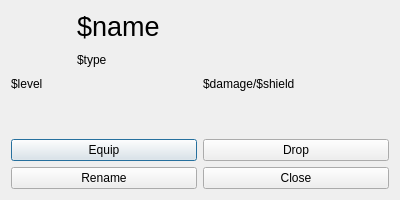
<?xml version="1.0" encoding="UTF-8"?>
<ui version="4.0">
 <class>InventoryItem</class>
 <widget class="QDialog" name="InventoryItem">
  <property name="geometry">
   <rect>
    <x>0</x>
    <y>0</y>
    <width>400</width>
    <height>200</height>
   </rect>
  </property>
  <property name="windowTitle">
   <string>Dialog</string>
  </property>
  <property name="windowIcon">
   <iconset resource="image.qrc">
    <normaloff>:/icons/images/icon.png</normaloff>:/icons/images/icon.png</iconset>
  </property>
  <layout class="QGridLayout" name="gridLayout">
   <item row="0" column="0">
    <layout class="QVBoxLayout" name="verticalLayout">
     <item>
      <layout class="QHBoxLayout" name="horizontalLayout_4">
       <item>
        <widget class="QLabel" name="isEquipped">
         <property name="sizePolicy">
          <sizepolicy hsizetype="Preferred" vsizetype="Preferred">
           <horstretch>0</horstretch>
           <verstretch>0</verstretch>
          </sizepolicy>
         </property>
         <property name="minimumSize">
          <size>
           <width>60</width>
           <height>60</height>
          </size>
         </property>
         <property name="maximumSize">
          <size>
           <width>60</width>
           <height>60</height>
          </size>
         </property>
         <property name="text">
          <string/>
         </property>
         <property name="pixmap">
          <pixmap resource="image.qrc">:/icons/images/tick.png</pixmap>
         </property>
         <property name="scaledContents">
          <bool>true</bool>
         </property>
        </widget>
       </item>
       <item>
        <layout class="QVBoxLayout" name="verticalLayout_3">
         <item>
          <widget class="QLabel" name="nameLabel">
           <property name="sizePolicy">
            <sizepolicy hsizetype="Expanding" vsizetype="Preferred">
             <horstretch>0</horstretch>
             <verstretch>0</verstretch>
            </sizepolicy>
           </property>
           <property name="font">
            <font>
             <pointsize>20</pointsize>
            </font>
           </property>
           <property name="text">
            <string>$name</string>
           </property>
          </widget>
         </item>
         <item>
          <widget class="QLabel" name="typeLabel">
           <property name="text">
            <string>$type</string>
           </property>
          </widget>
         </item>
        </layout>
       </item>
      </layout>
     </item>
     <item>
      <layout class="QHBoxLayout" name="horizontalLayout">
       <item>
        <widget class="QLabel" name="levelLabel">
         <property name="text">
          <string>$level</string>
         </property>
        </widget>
       </item>
       <item>
        <widget class="QLabel" name="damageShieldLabel">
         <property name="text">
          <string>$damage/$shield</string>
         </property>
        </widget>
       </item>
      </layout>
     </item>
     <item>
      <spacer name="verticalSpacer">
       <property name="orientation">
        <enum>Qt::Vertical</enum>
       </property>
       <property name="sizeHint" stdset="0">
        <size>
         <width>20</width>
         <height>40</height>
        </size>
       </property>
      </spacer>
     </item>
     <item>
      <layout class="QHBoxLayout" name="horizontalLayout_2">
       <item>
        <widget class="QPushButton" name="equipButton">
         <property name="text">
          <string>Equip</string>
         </property>
        </widget>
       </item>
       <item>
        <widget class="QPushButton" name="dropButton">
         <property name="text">
          <string>Drop</string>
         </property>
        </widget>
       </item>
      </layout>
     </item>
     <item>
      <layout class="QHBoxLayout" name="horizontalLayout_3">
       <item>
        <widget class="QPushButton" name="renameButton">
         <property name="text">
          <string>Rename</string>
         </property>
        </widget>
       </item>
       <item>
        <widget class="QPushButton" name="closeButton">
         <property name="text">
          <string>Close</string>
         </property>
        </widget>
       </item>
      </layout>
     </item>
    </layout>
   </item>
  </layout>
 </widget>
 <resources>
  <include location="image.qrc"/>
 </resources>
 <connections/>
</ui>
